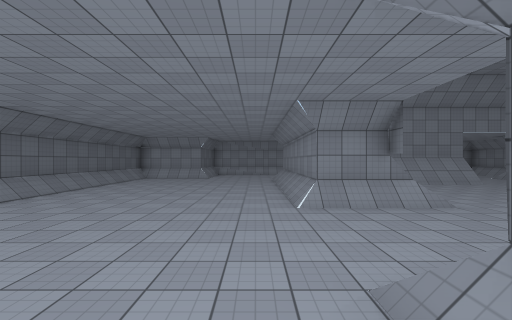
view 1 (above)

22 first-person views from a walk through a scene from a Unity 3-D project. The camera is 1.3 m above the floor, looks level and sees 90° across. The floor is counted in squares, 2 m on a side. Each view is taken from the middle of a square. On the plan, view 1 faces up. The plan holds only what a view shows up to about 9 squares ahead; the rest is blank. The place goes on beyond the plan. The player character is not drawn. Surface patterns are stand-ins for the level's own textures.

view 2
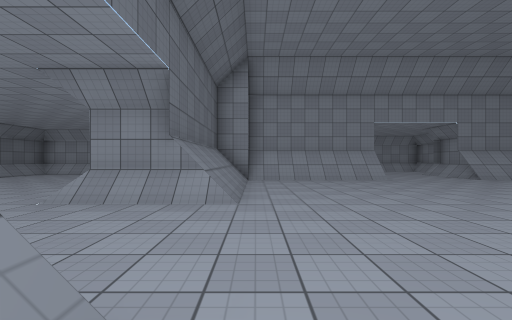

view 3
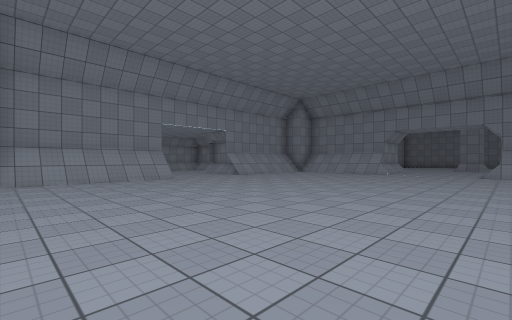

view 4
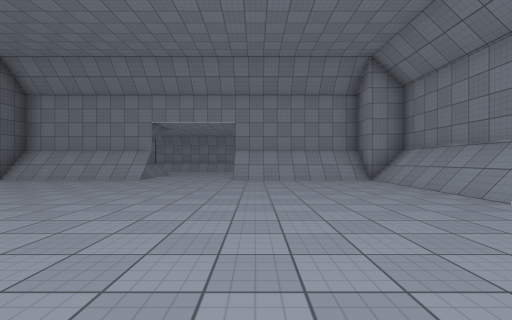

view 5
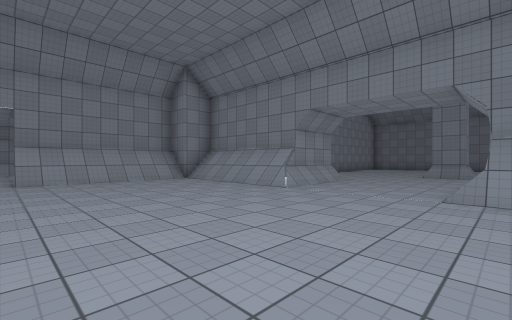

view 6
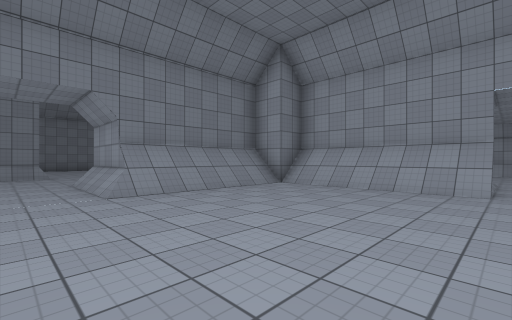

view 7
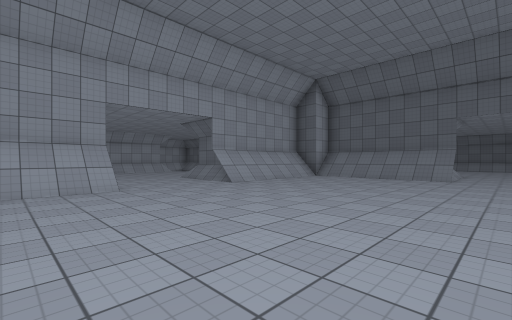

view 8
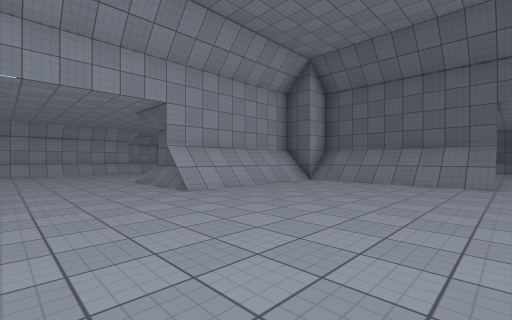

view 9
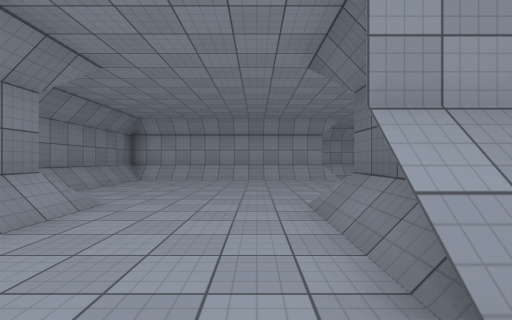

view 10
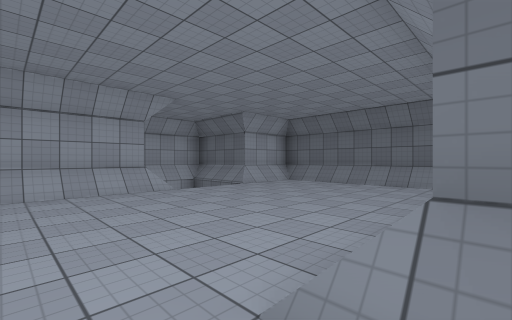

view 11
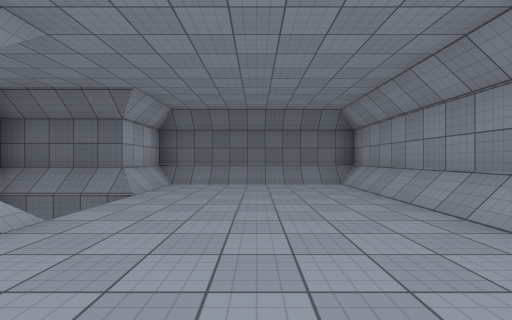

view 12
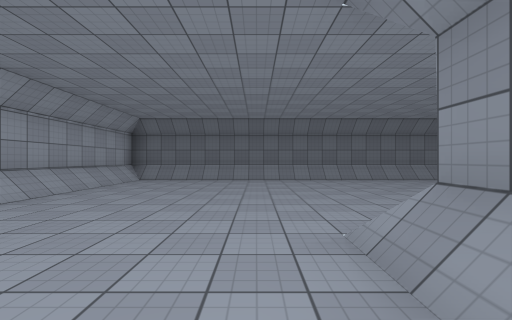

view 13
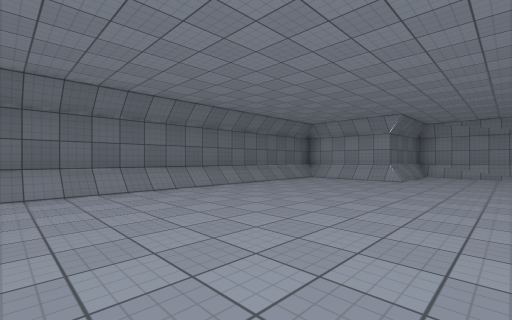

view 14
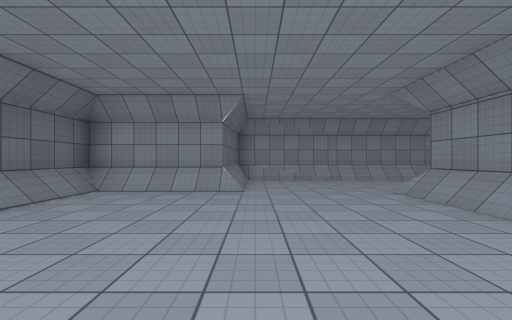

view 15
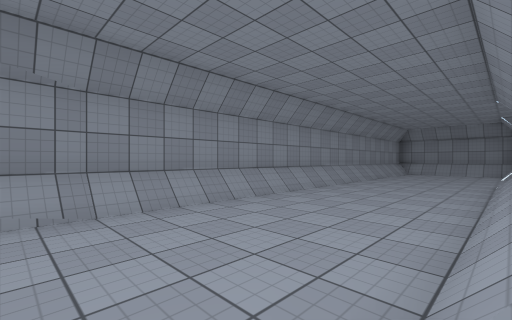

view 16
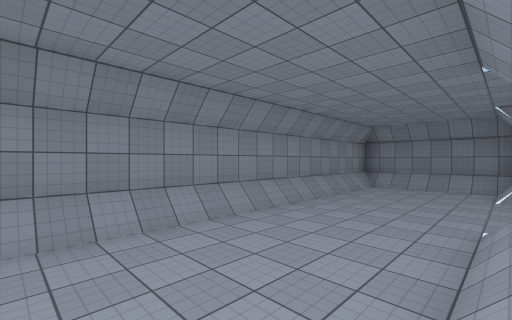

view 17
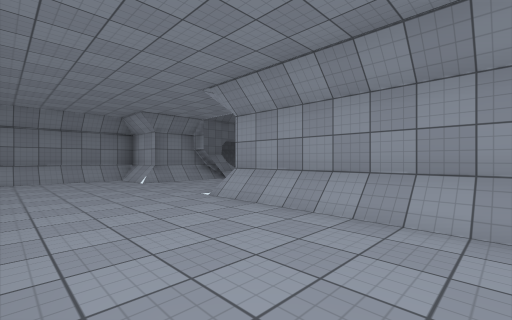

view 18
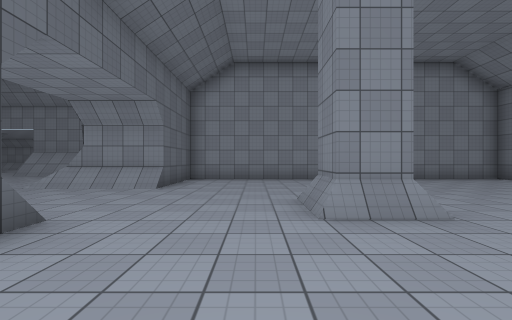

view 19
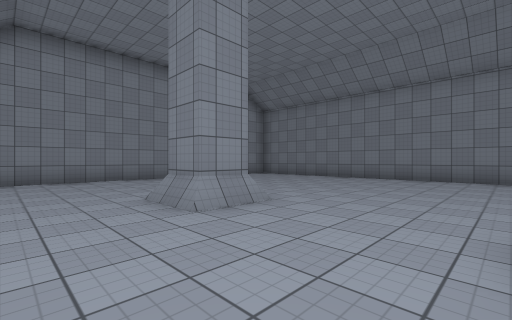

view 20
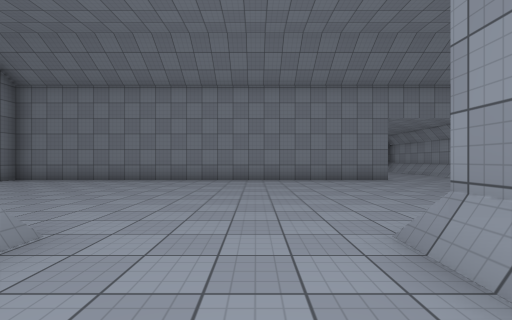

view 21
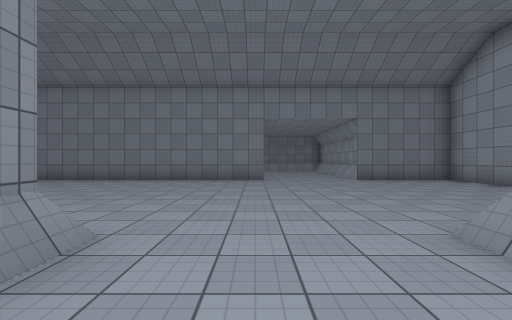

view 22
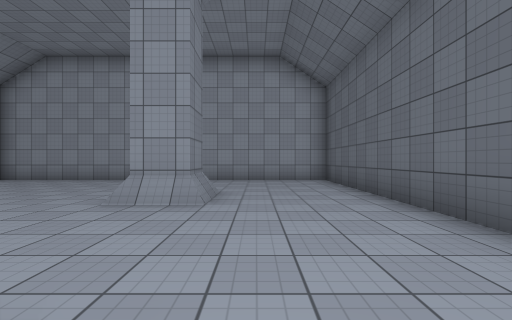

### Floor plan
Key: @ floor where view 1 was taken; # wall or solid block; . main floor; : floor 0.5 m higher than the main floor; + floor 1.5 m higher than the main floor; / step, stairs or slope; v drop or lower ground.
Columns run from 6 left of view 1 to 30 right of it. Each row starts with its distance up from view 1.
 16    ##################
 15    #.............../#
 14    #.............../#
 13 ####.............../#
 12 #......///////#.../:#
 11 #....../#######...###
 10 #....../#######...######
  9 #....../#+............/#
  8 #....../#/............/##############
  7 #....../#/............/##...... ....#
  6 #....../#/............/##..... .....#
  5 #......###............////.... .....#
  4 #...................../...... ......#
  3 #...........................# ......#
  2 #......../............ .....##......#
  1 #....../#/............/##...........#
  0 #/////@ #/............/#  ..........#
 -1 ######  #/............/#  ..........#
 -2         #/............/#   . #......#
 -3         #######...######  ..........#
 -4             ##:...##    #...........#
 -5         ######/...#     #............
 -6         #..........     #...##.......
 -7         #..........#    #...# .......
 -8         #..........#    #.... ......#
 -9         #..........#    #....  .....#
-10         #..........#    #....  .....#
-11         ##v  #######    #############
-12           v
-13           ###

Where each view was taken, in squares from view 1:
view 1: 0 up, 0 right, facing up
view 2: 1 up, 4 right, facing up
view 3: 1 up, 4 right, facing up-right
view 4: 1 up, 12 right, facing up
view 5: 1 up, 11 right, facing up-right
view 6: 3 up, 11 right, facing down-right
view 7: 3 up, 13 right, facing down-left
view 8: 2 up, 11 right, facing down-left
view 9: 2 down, 9 right, facing down
view 10: 5 down, 9 right, facing down-left
view 11: 8 down, 9 right, facing left
view 12: 4 up, 3 right, facing left
view 13: 4 up, 0 right, facing up-left
view 14: 7 up, 2 left, facing up
view 15: 12 up, 0 right, facing up-right
view 16: 12 up, 4 right, facing up-right
view 17: 15 up, 4 right, facing down-right
view 18: 1 down, 21 right, facing up
view 19: 1 down, 20 right, facing up-right
view 20: 0 up, 21 right, facing right
view 21: 4 down, 21 right, facing right
view 22: 2 down, 21 right, facing down
